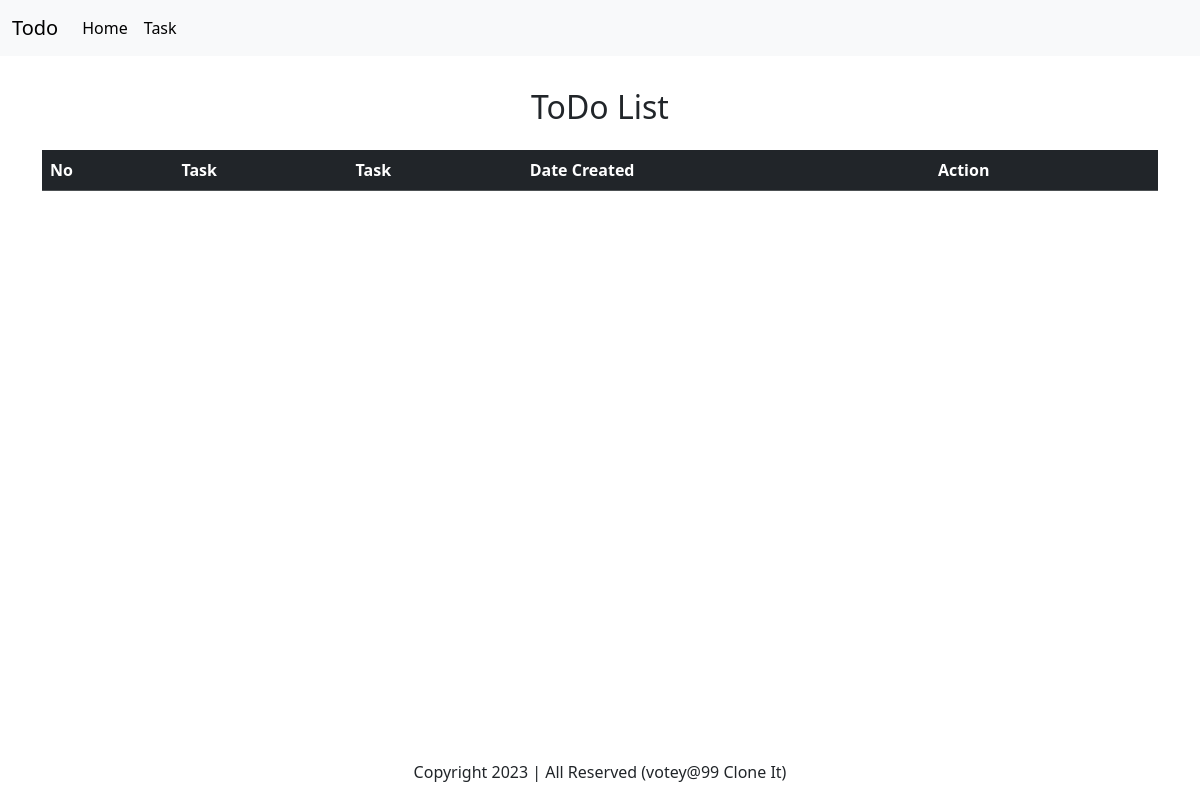
The page /task/ on the database as committed earlier.
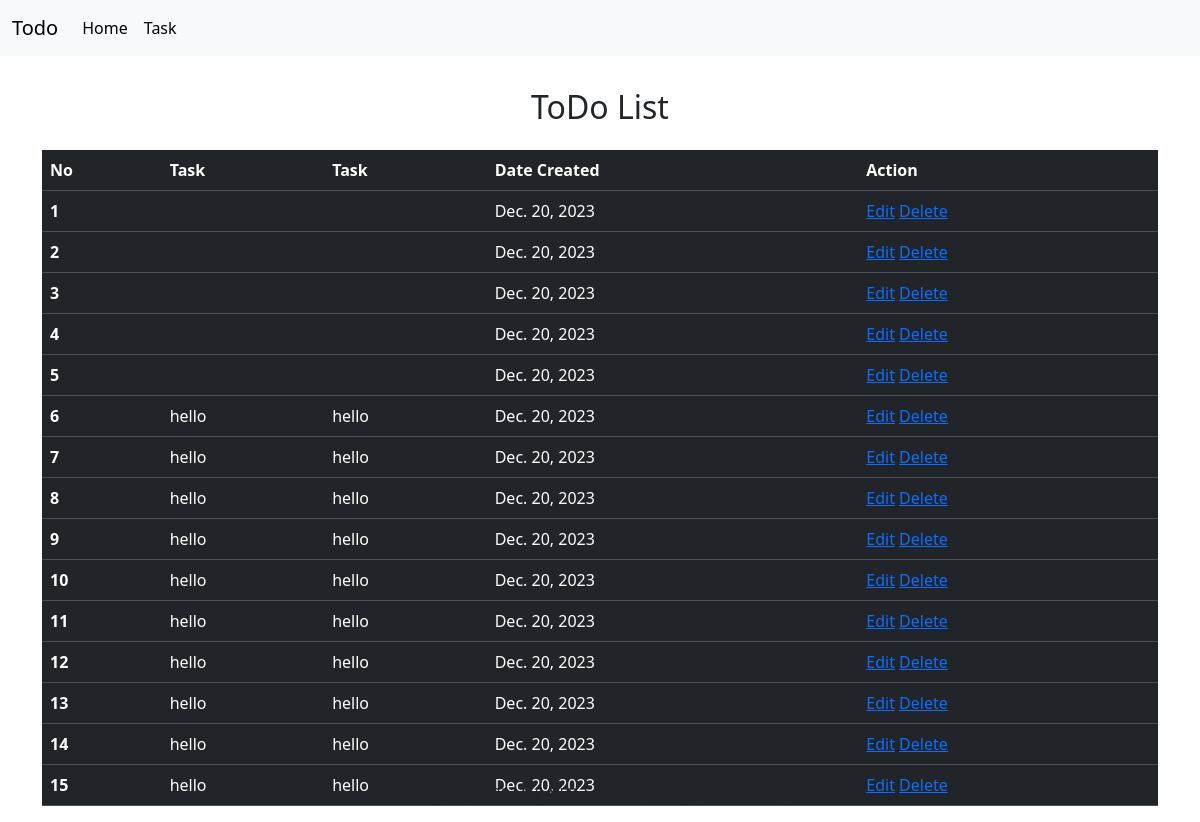
The same page on the database as committed later.
### todoapp/models.py (models this page shows, shortened)
class Task(models.Model):
    taskTitle = models.CharField(max_length=90)
    taskdesc = models.TextField()
    time = models.DateField(auto_now_add=True)

### todoapp/views.py (the view)
# urls.py: path('task/',views.task,name = 'task'),
def task(request):
    alltasks = Task.objects.all()
    content = {'tasks' : alltasks}
    return render(request,'task.html',content)

### todoapp/templates/task.html (shortened to what this page needs)
<!doctype html>
<html lang="en">
  <head>
    <link href="https://cdn.jsdelivr.net/npm/bootstrap@5.3.2/dist/css/bootstrap.min.css" rel="stylesheet">
  </head>
  <body>
    <nav class="navbar navbar-expand-lg bg-body-tertiary">
        <div class="container-fluid">
          <a class="navbar-brand" href="/">Todo</a>
          <div class="collapse navbar-collapse" id="navbarNav">
            <ul class="navbar-nav">
              <li class="nav-item">
                <a class="nav-link active" aria-current="page" href="/">Home</a>
              </li>
              <li class="nav-item">
                <a class="nav-link active" aria-current="page" href="#">Task</a>
              </li>
            </ul>
          </div>
        </div>
      </nav>
      <div class="container my-3">
        <h2 class="text-center py-3">ToDo List</h2>
        <table class = "table table-dark ">
            <thead>
                <th scope = "col">No</th>
                <th scope = "col">Task</th>
                <th scope = "col">Task</th>
                <th scope = "col">Date Created</th>
                <th scope = "col">Action</td>
            </thead>
            <tdbody>
              {% for task in tasks %}
              <tr>
                <th scope = "row">{{forloop.counter}}</th>
                <td>{{task.taskTitle}}</td>
                <td>{{task.taskdesc}}</td>
                <td>{{task.time}}</td>
                <td>
                  <a href="#">Edit</a>
                  <a href="{% url 'delete' task.id %}">Delete</a>
                </td>
              </tr>
              {% endfor %}
            </tdbody>
        </table>
    </div>
    <footer>
      <p class = "text-center text-dark fixed-bottom my-0 py-3">Copyright 2023 | All Reserved (votey@99 Clone It)</p>
    </footer>
</body>
</html>

Rows that differ between the two databases and show on the page:
added Task: time "Dec. 20, 2023"
added Task: time "Dec. 20, 2023"
added Task: time "Dec. 20, 2023"
added Task: time "Dec. 20, 2023"
added Task: time "Dec. 20, 2023"
added Task: taskTitle "hello", taskdesc "hello", time "Dec. 20, 2023"
added Task: taskTitle "hello", taskdesc "hello", time "Dec. 20, 2023"
added Task: taskTitle "hello", taskdesc "hello", time "Dec. 20, 2023"
added Task: taskTitle "hello", taskdesc "hello", time "Dec. 20, 2023"
added Task: taskTitle "hello", taskdesc "hello", time "Dec. 20, 2023"
added Task: taskTitle "hello", taskdesc "hello", time "Dec. 20, 2023"
added Task: taskTitle "hello", taskdesc "hello", time "Dec. 20, 2023"
added Task: taskTitle "hello", taskdesc "hello", time "Dec. 20, 2023"
added Task: taskTitle "hello", taskdesc "hello", time "Dec. 20, 2023"
added Task: taskTitle "hello", taskdesc "hello", time "Dec. 20, 2023"
